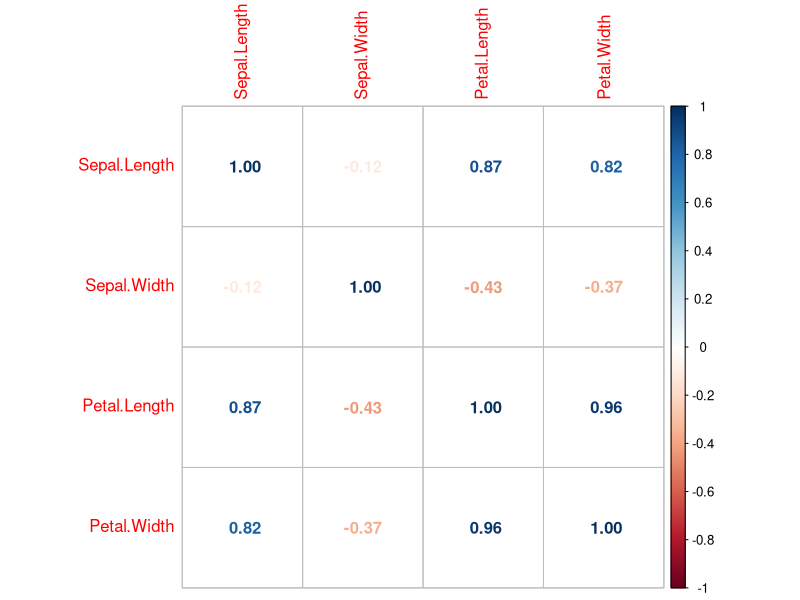

Generate this figure with R:
# Load the built-in Iris dataset
data(iris)
head(iris)

# Select only numeric columns (first 4 columns)
numeric_data <- iris[, 1:4]

# Install 'corrplot' package (if not already installed)
install.packages("corrplot")

# Load the library
library(corrplot)

# Calculate the correlation matrix
corr_matrix <- cor(numeric_data)
print(corr_matrix)

# Plot the correlation matrix
corrplot(corr_matrix, method = "number")


# Perform One-Way ANOVA for Sepal.Length based on Species
anova_result <- aov(Sepal.Length ~ Species, data = iris)

# Display ANOVA summary
summary(anova_result)
